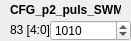
      <widget class="QWidget" name="widget_19" native="true">
       <property name="geometry">
        <rect>
         <x>400</x>
         <y>240</y>
         <width>131</width>
         <height>41</height>
        </rect>
       </property>
       <widget class="QLabel" name="label_513">
        <property name="geometry">
         <rect>
          <x>10</x>
          <y>0</y>
          <width>111</width>
          <height>20</height>
         </rect>
        </property>
        <property name="font">
         <font>
          <weight>75</weight>
          <bold>true</bold>
         </font>
        </property>
        <property name="text">
         <string>CFG_p2_puls_SWM</string>
        </property>
       </widget>
       <widget class="QLabel" name="addr_CFG_p2_puls_SWM">
        <property name="geometry">
         <rect>
          <x>10</x>
          <y>20</y>
          <width>101</width>
          <height>20</height>
         </rect>
        </property>
        <property name="text">
         <string>83 [4:0]</string>
        </property>
       </widget>
       <widget class="QSpinBox" name="spinBox_CFG_p2_puls_SWM">
        <property name="geometry">
         <rect>
          <x>50</x>
          <y>20</y>
          <width>81</width>
          <height>21</height>
         </rect>
        </property>
        <property name="maximum">
         <number>31</number>
        </property>
        <property name="value">
         <number>10</number>
        </property>
        <property name="displayIntegerBase">
         <number>2</number>
        </property>
       </widget>
      </widget>
